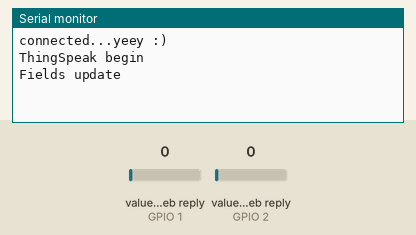
Recording of a sketch running on a simulated ESP32. Parts: the last lines printed to the serial monitor. Inputs (shaded band) come from the test bench; at power-on: value in the web reply (sensors on GPIO 1, GPIO 2) 0. WiFi joins after 1.5 s; servers stay silent unless stated; web services answer with replies made up by the test bench.

Above: at 3.7 s.
3.8 s: value in the web reply (sensor on GPIO 1) set to 2
At 9.9 s:
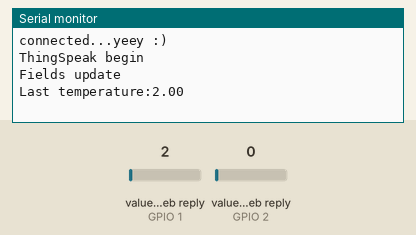
16.9 s: value in the web reply (sensor on GPIO 1) set to 25
At 22.9 s:
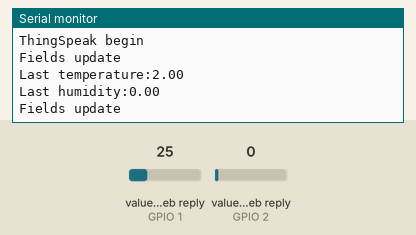
26.8 s: value in the web reply (sensor on GPIO 2) set to 2
At 35.1 s:
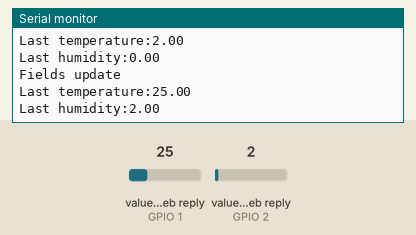

The sketch:

esp32.mini.WiFiManager.TS.test.210531.ino
```cpp
#include <WiFiManager.h>
#include "ThingSpeak.h"
unsigned long myChannelNumber = 1;
const char *myWriteAPIKey="HEU64K3PGNWG36C4" ;
const char *myReadAPIKey="AVG5MID7I5SPHIK8";
WiFiClient  client;

void setup() {
    WiFi.mode(WIFI_STA);
    Serial.begin(9600);
    WiFiManager wm;
    //reset settings - wipe credentials for testing
    // wm.resetSettings();
    bool res;
    res = wm.autoConnect("ESP32AP",NULL); // password protected ap
    if(!res) {
        Serial.println("Failed to connect");
        // ESP.restart();
    }
    else {
        //if you get here you have connected to the WiFi
        Serial.println("connected...yeey :)");
    }
  ThingSpeak.begin(client); // connexion (TCP) du client au serveur
  delay(1000);
  Serial.println("ThingSpeak begin");
}

float temperature=0.0,humidity=0.0;
float tem,hum;

void loop() {
  Serial.println("Fields update");
  ThingSpeak.setField(1, temperature);
  ThingSpeak.setField(2, humidity);
  ThingSpeak.writeFields(myChannelNumber, myWriteAPIKey);
  delay(6000);
  temperature+=0.1;
  humidity+=0.2;
  tem =ThingSpeak.readFloatField(myChannelNumber,1,myReadAPIKey);
  Serial.print("Last temperature:");
  Serial.println(tem);
  delay(6000);
  hum =ThingSpeak.readFloatField(myChannelNumber,2,myReadAPIKey);
  Serial.print("Last humidity:");
  Serial.println(hum);
  delay(6000);

}
```

Measured:
- after the input at 3.8 s, the serial monitor: prints a new line after 5.3 s (image 1)
- after the input at 26.8 s, the serial monitor: prints a new line after 7.5 s (image 3)
